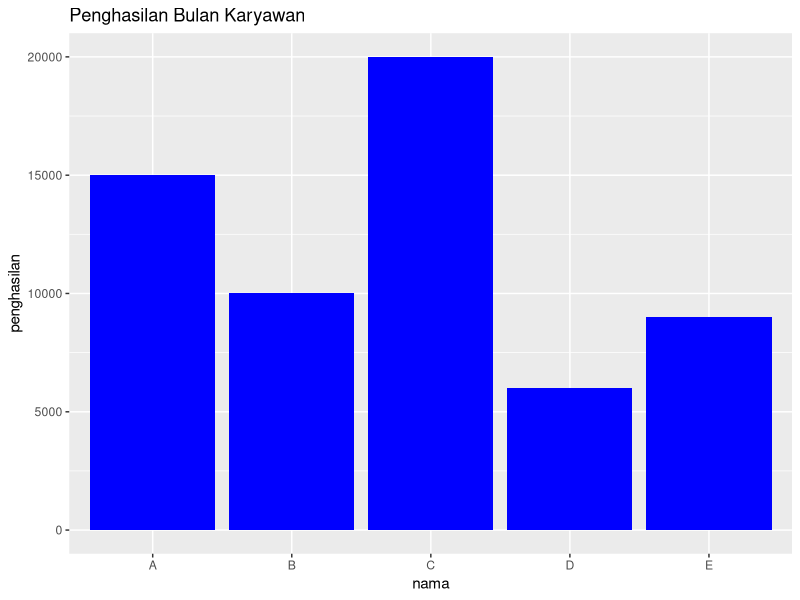

The R source for this figure:
# Membuat Sintaks Fungsi
nama_fungsi <- function(argumen1, argumen2, ...) {
  hasil <- argumen1 + argumen2
  return(hasil)
}

#Membuat Fungsi
my_function <- function() {
  print ("Hello Everyone")
}

#Membuat Call a function
myfunction <- function() {
  print ("Hello Everyone")
}
my_function ()

#Membuat Arguments in Function
my_function <- function(fname) {
  paste(fname, "George")
  
}
my_function("Baston")
my_function("Ashley")
my_function("Richard")


#Membuat Number of Arguments in function
my_function <- function(fname, lname) {
  paste(fname, lname)
}

my_function("George","Baston")

#Membuat default parameter value in function
my_function <- function(hobby = "Playing football") {
  paste("My hobby is", hobby)
}

my_function("drawing")
my_function("coding")
my_function("playing basketball")
my_function()

#Membuat return value in function
my_function <- function(x) {
  return(3 * x)
}

print(my_function(2))
print(my_function(5))
print(my_function(8))

#Membuat nested in function
Nested_function <- function(x,y){
  a <- x * y
  return (a)
}
Nested_function(Nested_function(1,3), Nested_function(4,3))

#Membuat nested in function part 2
Outer_func <- function(x) {
  Inner_func <- function(y) {
    a <- x - y
    return(a)
  }
  return(Inner_func)
}
output <- Outer_func(3)
output(8)

#Membuat recursion in function
tri_recursion <- function(d) {
  if (d >5) {
    result <- d + tri_recursion(d + 1)
    print(result)
  } else {
    result = 1
    return(result)
  }
}
tri_recursion(5)

#Membuat global variables in function

txt <- "amazing" 
my_function <- function() {
  paste("Coding is", txt)
}

my_function()

#Membuat global variables in function part 2
txt <- "global variable"
my_function <- function() {
  txt = "great"
  paste("Coding is", txt)
}

my_function()

print(txt)

#Membuat the global assignment operator in function

my_function <- function() {
  txt <<- "interesting"
  paste ("Coding is", txt)
}

my_function()

print(txt)


#Membuat the global assignment operator in function part 2
txt <- "fun"
my_function <- function() {
  txt <<- "to be amaze"
  paste("Prepare", txt)
}

my_function()

paste("Prepare", txt)

#Membuat macam fungsi

rata_rata <- mean(c(7,12,14,18,20))
print(rata_rata)

#Membuat built in function
hitungRataRata <- function(angka) {
  Rata_rata <- mean(angka)
  return(rata_rata)
}

hitungRataRata(c(6,13,14,15))

#Membuat custom function
hitungluasPersegiPanjang <- function(panjang, lebar){
  luas <- panjang * lebar
  return(luas)
}

hitungluasPersegiPanjang(6, 7)


#Membuat custom function part 2

sapaPengguna <- function(name = "Benhard"){
  print(paste("Selamat datang,", name))
}

sapaPengguna()
sapaPengguna("Benhard")

#Memanggil pustaka dplyr
library("dplyr")

#Manipulasi data dengan My Test.R
data <- data.frame(nama = c("A", "B", "C"), nilai = c(90, 75,95))
# Filter data dengan nilai lebih dari 85
data_filtered <- data %>% filter(nilai > 85)
print(data_filtered)

#Memanggil pustaka ggplot2
library (ggplot2)

#Data penghasilan karyawan
data_karyawan <- data.frame(
  nama = c("A", "B", "C", "D", "E"),
  penghasilan = c(15000, 10000, 20000, 6000, 9000)
) 

#Membuat grafik batang
ggplot(data_karyawan, aes(x = nama, y = penghasilan)) +
  geom_bar(stat = "identity", fill = "blue") +
  ggtitle("Penghasilan Bulan Karyawan")